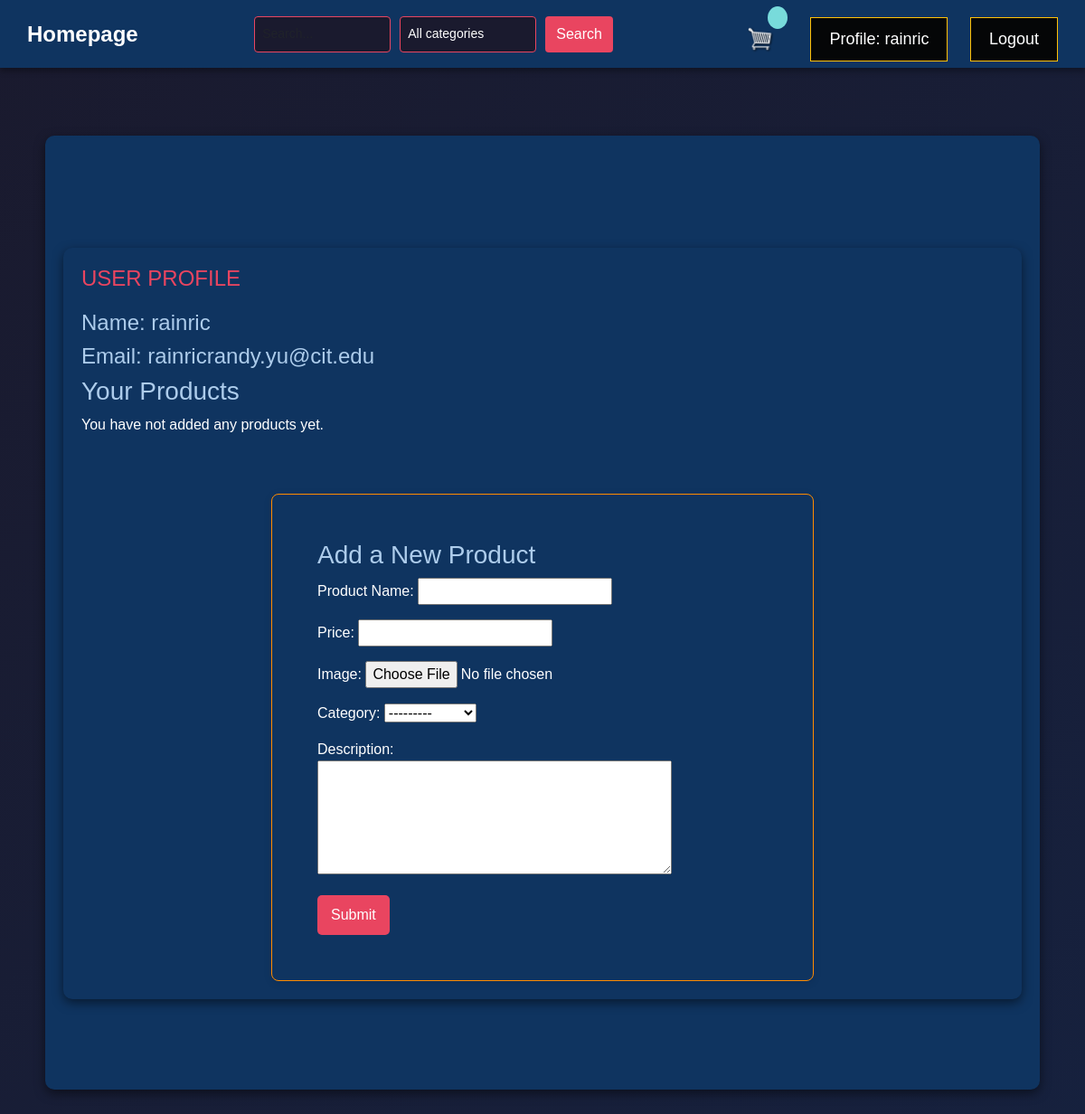
The app's page /profile/ (signed in), older data.
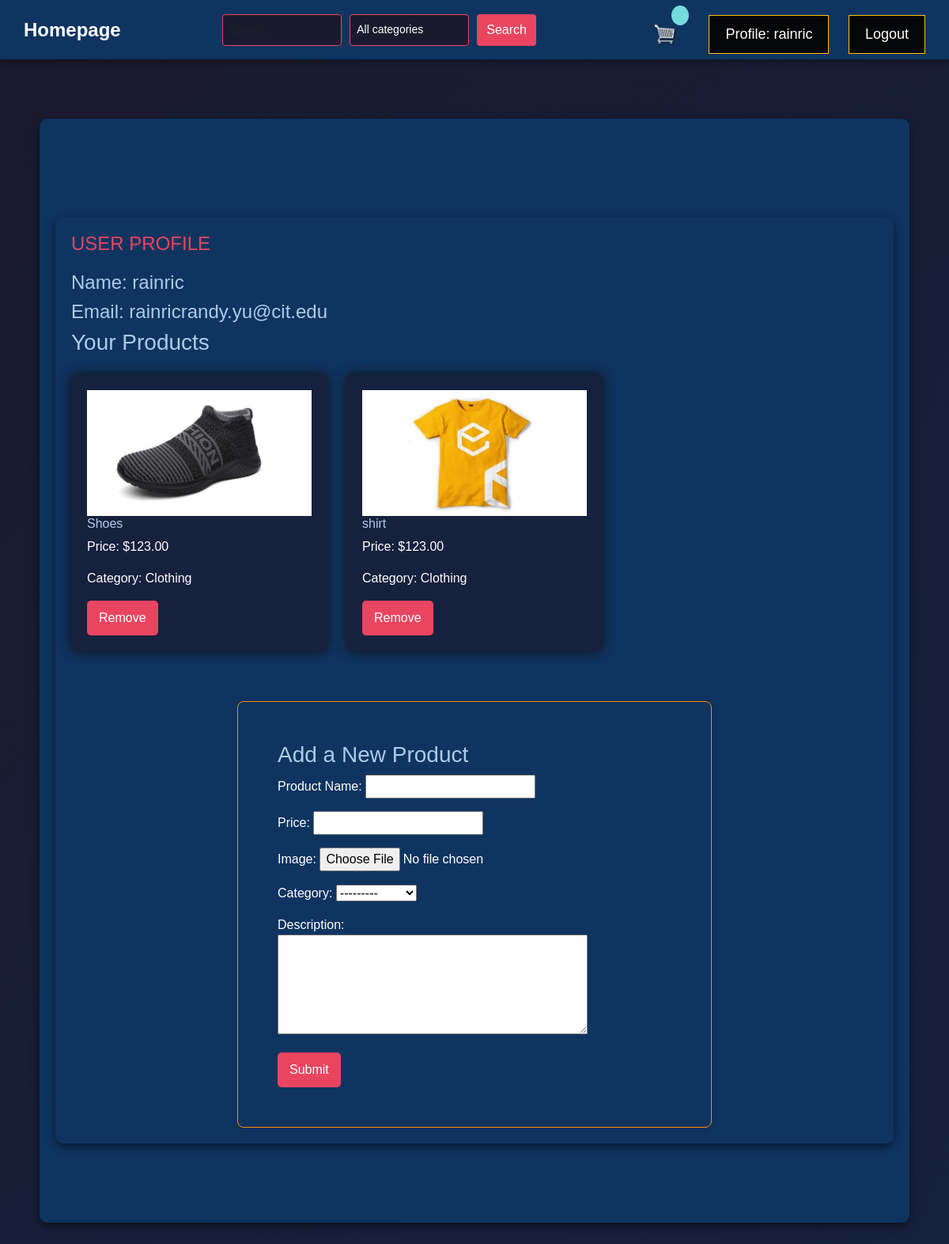
The same page, newer data.
### store/models.py (models this page shows, shortened)
class Product(models.Model):
	name = models.CharField(max_length=200)
	price = models.DecimalField(max_digits=10, decimal_places=2)
	image = models.ImageField(upload_to='products/')
	digital = models.BooleanField(default=False)
	category = models.ForeignKey(Category, on_delete=models.CASCADE)
	user = models.ForeignKey(User, on_delete=models.SET_NULL, null=True, related_name='products')
	description = models.CharField(max_length=2000, null=True, default="")

class Category(models.Model):
    name = models.CharField(max_length=200, default="")
    def __str__(self):
        return self.name

### store/views.py (the view)
# urls.py: path('profile/', views.profile, name='profile'),
@login_required
def profile(request):
    user = request.user
    products = user.products.all()
    if request.method == 'POST':
        form = ProductForm(request.POST, request.FILES)
        if form.is_valid():
            product = form.save(commit=False)
            product.user = user
            product.save()
            return redirect('/profile')
    else:
        form = ProductForm()
    context = {
        'user': request.user,
        'products': request.user.products.all(),
        'form': form,
        }
    return render(request, 'store/profile.html', context)

### store/forms.py
class ProductForm(forms.ModelForm):
    class Meta:
        model = Product
        fields = ['name', 'price', 'image', 'category', 'description']

### store/templates/store/profile.html (shortened to what this page needs)
{% extends 'store/boang.html' %}
{% load static %}
{% block content %}
<div class="container">
    <h2>User Profile</h2>
    <h4>Name: {{ user.username }}</h4>
    <h4>Email: {{ user.email }}</h4>
    <h3>Your Products</h3>
    <div class="row">
        {% for product in products %}
        <div class="col-lg-4">
            <div class="box-element product">
                <img src="{{ product.image.url }}" alt="{{ product.name }}" class="img-fluid">
                <h6>{{ product.name }}</h6>
                <p>Price: ${{ product.price }}</p>
                <p>Category: {{ product.category.name }}</p>
                <form method="post" action="{% url 'store:remove_product' product.id %}">
                    <button type="submit">Remove</button>
                </form>
            </div>
        </div>
        {% empty %}
        <p>You have not added any products yet.</p>
        {% endfor %}
    </div>
    <br><br>
    <div class="container" style="max-width: 600px; margin: 0 auto; padding: 50px; border: 1px solid #ff8c00; border-radius: 8px; box-shadow: 0 2px 10px rgba(0, 0, 0, 0.1); transition: transform 0.3s;">
        <h3>Add a New Product</h3>
        <form method="post" enctype="multipart/form-data">
            <div class="form-group">
                <label for="id_name">Product Name:</label>
                {{ form.name }}
            </div>
            <div class="form-group">
                <label for="id_price">Price:</label>
                {{ form.price }}
            </div>
            <div class="form-group">
                <label for="id_image">Image:</label>
                {{ form.image }}
            </div>
            <div class="form-group">
                <label for="id_category">Category:</label>
                {{ form.category }}
            </div>
            <label for="id_description">Description:</label>
            <div class="form-group">
                <textarea id="id_description" name="description" rows="5" cols="40">{{ form.description.value }}</textarea>
            </div>
            <button type="submit">Submit</button>
        </form>
    </div>
</div>
{% endblock %}

Row changes from the older to the newer data that the page shows:
added Product: image (picture), name "Shoes", price "123.00", category.name "Clothing"
added Product: image (picture), name "shirt", price "123.00", category.name "Clothing"
Text that changed along with them:
text no longer shown: "You have not added any products yet."
